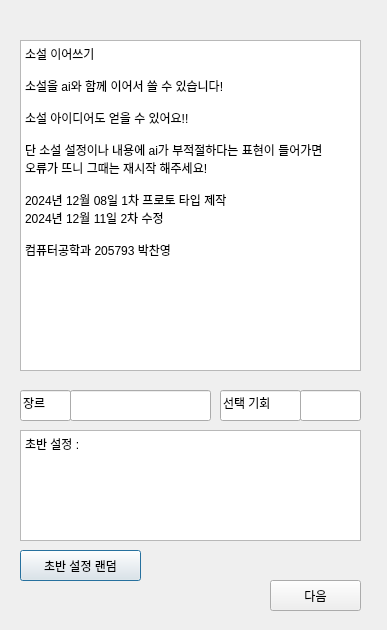
<?xml version="1.0" encoding="UTF-8"?>
<ui version="4.0">
 <class>Dialog</class>
 <widget class="QDialog" name="Dialog">
  <property name="geometry">
   <rect>
    <x>0</x>
    <y>0</y>
    <width>387</width>
    <height>630</height>
   </rect>
  </property>
  <property name="windowTitle">
   <string>Dialog</string>
  </property>
  <widget class="QPushButton" name="random_button">
   <property name="geometry">
    <rect>
     <x>20</x>
     <y>550</y>
     <width>121</width>
     <height>31</height>
    </rect>
   </property>
   <property name="text">
    <string>초반 설정 랜덤</string>
   </property>
  </widget>
  <widget class="QLineEdit" name="genre_input">
   <property name="geometry">
    <rect>
     <x>70</x>
     <y>390</y>
     <width>141</width>
     <height>31</height>
    </rect>
   </property>
   <property name="text">
    <string/>
   </property>
  </widget>
  <widget class="QLineEdit" name="choice_input">
   <property name="geometry">
    <rect>
     <x>300</x>
     <y>390</y>
     <width>61</width>
     <height>31</height>
    </rect>
   </property>
   <property name="text">
    <string/>
   </property>
  </widget>
  <widget class="QPlainTextEdit" name="plainTextEdit">
   <property name="geometry">
    <rect>
     <x>20</x>
     <y>40</y>
     <width>341</width>
     <height>331</height>
    </rect>
   </property>
   <property name="plainText">
    <string>소설 이어쓰기

소설을 ai와 함께 이어서 쓸 수 있습니다!

소설 아이디어도 얻을 수 있어요!!

단 소설 설정이나 내용에 ai가 부적절하다는 표현이 들어가면 오류가 뜨니 그때는 재시작 해주세요!

2024년 12월 08일 1차 프로토 타입 제작
2024년 12월 11일 2차 수정

컴퓨터공학과 205793 박찬영</string>
   </property>
  </widget>
  <widget class="QPlainTextEdit" name="setting_input">
   <property name="geometry">
    <rect>
     <x>20</x>
     <y>430</y>
     <width>341</width>
     <height>111</height>
    </rect>
   </property>
   <property name="plainText">
    <string>초반 설정 :</string>
   </property>
  </widget>
  <widget class="QPushButton" name="next_button">
   <property name="geometry">
    <rect>
     <x>270</x>
     <y>580</y>
     <width>91</width>
     <height>31</height>
    </rect>
   </property>
   <property name="text">
    <string>다음</string>
   </property>
  </widget>
  <widget class="QLineEdit" name="lineEdit">
   <property name="geometry">
    <rect>
     <x>20</x>
     <y>390</y>
     <width>51</width>
     <height>31</height>
    </rect>
   </property>
   <property name="text">
    <string>장르</string>
   </property>
  </widget>
  <widget class="QLineEdit" name="lineEdit_2">
   <property name="geometry">
    <rect>
     <x>220</x>
     <y>390</y>
     <width>81</width>
     <height>31</height>
    </rect>
   </property>
   <property name="text">
    <string>선택 기회 </string>
   </property>
  </widget>
 </widget>
 <resources/>
 <connections/>
</ui>
